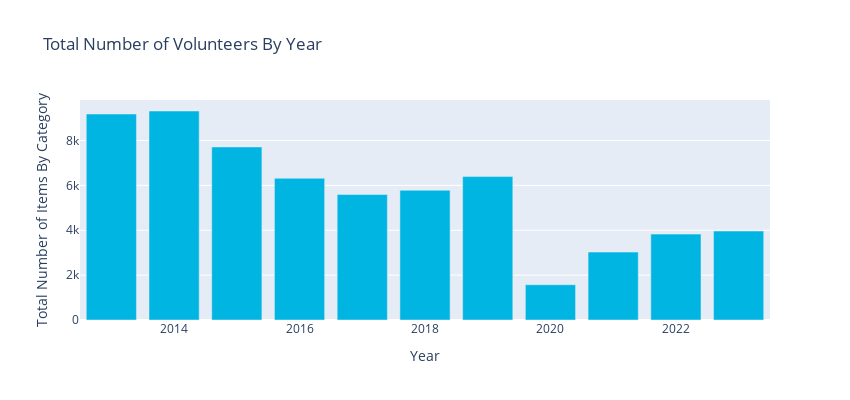

Notebook code cell kept with this figure:
### Markdown cell above
The bar graph above shows the number of items cleaned up in the years 2013-2023 by category. You can click on the Item Category squares to the right to exclude/include categories in the graph.

### Code cell
fig = px.bar(annual_data, x=annual_data.index, y='Total Volunteers', title="Total Number of Volunteers By Year")
fig.update_layout(
    autosize=False,
    width=850,
    height=400,
    yaxis_title='Total Number of Items By Category',
    xaxis_title='Year',
)
fig.update_traces(marker_color=graphs.SOS_BLUE)
fig.show()

### Figure 1 — Plotly figure (JSON) as saved in the notebook; plotly's stock layout.template omitted (floating-point values rounded to 4 significant figures)
{"data": [{"alignmentgroup": "True", "hovertemplate": "index=%{x}<br>Total Volunteers=%{y}<extra></extra>", "legendgroup": "", "marker": {"color": "#00b5e2", "pattern": {"shape": ""}}, "name": "", "offsetgroup": "", "orientation": "v", "showlegend": false, "textposition": "auto", "type": "bar", "x": [2013, 2014, 2015, 2016, 2017, 2018, 2019, 2020, 2021, 2022, 2023], "xaxis": "x", "y": [9184, 9318, 7715, 6319, 5594, 5785, 6392.0, 1572.0, 3028.0, 3829, 3966.0], "yaxis": "y"}], "layout": {"autosize": false, "barmode": "relative", "height": 400, "legend": {"tracegroupgap": 0}, "title": {"text": "Total Number of Volunteers By Year"}, "width": 850, "xaxis": {"anchor": "y", "autorange": true, "domain": [0, 1], "range": [2012.0, 2024.0], "title": {"text": "Year"}, "type": "linear"}, "yaxis": {"anchor": "x", "autorange": true, "domain": [0, 1], "range": [0, 9808.0], "title": {"text": "Total Number of Items By Category"}, "type": "linear"}}}
